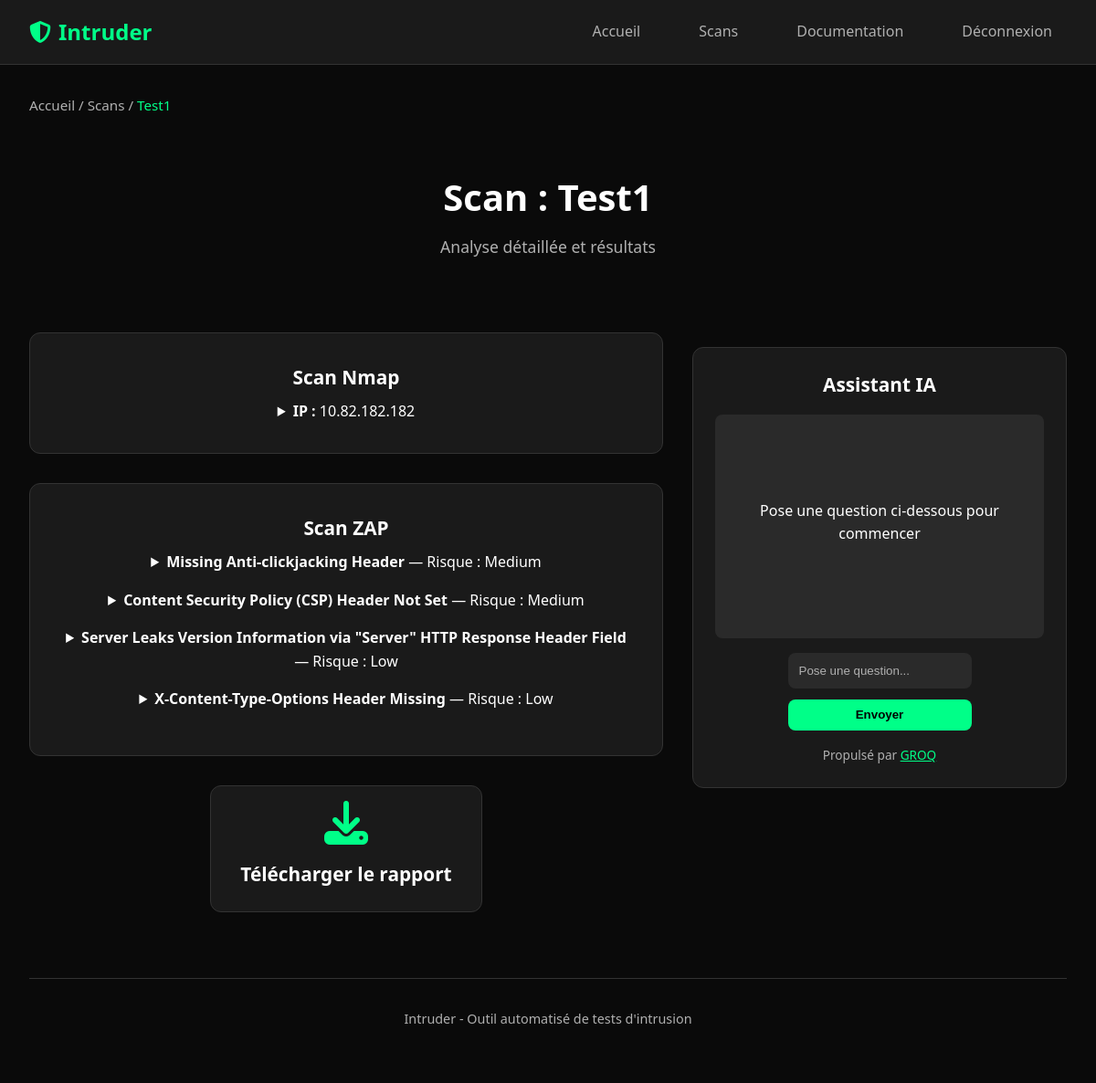
The page /home/scans/Test1 (signed in) on the database its author committed.
### tables this page shows
CREATE TABLE PROCESSES (
                    id INTEGER PRIMARY KEY AUTOINCREMENT,
                    processType TEXT NOT NULL, 
                    processOutput TEXT NOT NULL,
                    nameScan TEXT NOT NULL,
                    userId INTEGER,
                    FOREIGN KEY(nameScan) REFERENCES SCANS(scanName)
                );

### app/views.py (the view, shortened to what this page needs)
@views.route("/home/scans/<scanName>", methods=['POST', 'GET'])
@login_required
def scanDetail(scanName):
    scanDetail = getScansDetails(DB_PATH, scanName, current_user.id)
    scanDetail = convertTuples(scanDetail)
    apiKey = current_user.groqApi if current_user.groqApi else None
    return render_template("scanBase.html", scan = scanName, scansContent = scanDetail, user=current_user)

### app/__init__.py (called while the page is built)
def create_app():
    app = Flask(__name__)
    app.config['SECRET_KEY'] = "secretkey123"
    app.config["SQLALCHEMY_DATABASE_URI"] = f"sqlite:///{DB_PATH}"
    app.config['SESSION_COOKIE_SECURE'] = True
    app.config['SESSION_COOKIE_HTTPONLY'] = True
    init_db()
    db.init_app(app)
    from .auth import auth
    from .views import views
    app.register_blueprint(auth, url_prefix='/')
    app.register_blueprint(views, url_prefix='/')
    login_manager = LoginManager()
    login_manager.login_view = 'auth.login'
    login_manager.init_app(app)
    from .models import User
    @login_manager.user_loader
    def load_user(user_id):
        return User.query.get(int(user_id))
    return app

### app/templates/scanBase.html (shortened to what this page needs)
<!DOCTYPE html>
<html lang="fr">
<head>
    <link rel="stylesheet"  href="https://cdnjs.cloudflare.com/ajax/libs/font-awesome/6.5.0/css/all.min.css">
    <link rel="stylesheet" href="{{ url_for('static', filename='style.css') }}">
</head>
<body>
    <header>
        <nav>
            <div class="logo">
                <i class="fa-solid fa-shield-halved" style="color: #00ff88;"></i>
                Intruder
            </div>
            <ul class="nav-links">
               {% if user.is_authenticated %}
                <li><a href="/home">Accueil</a></li>
                <li><a href="/home/scans">Scans</a></li>
                <li><a href="/home/docs">Documentation</a></li>
                <li><a href="/logout" class="cta-link">Déconnexion</a></li>
                {% else %}
                <li><a href="/login" class="cta-link">Connexion</a></li>
                <li><a href="/register" class="cta-link">Inscription</a></li>
                {% endif %}
            </ul>
        </nav>
    </header>
    <div class="container">
        <div class="breadcrumb" style="margin-bottom: 1.5rem;">
            <a href="/home">Accueil</a> /
            <a href="/home/scans">Scans</a> /
            <a href="/home/scans/{{ scan }}" class="active">{{ scan }}</a>
        </div>
        <div class="page-header">
            <h1 class="page-title">Scan : {{ scan }}</h1>
            <p class="page-subtitle">Analyse détaillée et résultats</p>
        </div>
        <div style="display: flex; flex-wrap: wrap; gap: 2rem;">
            <div style="flex: 1 1 60%;">
                {% for detail in scansContent %}
                    <div class="action-card" style="margin-bottom: 2rem;">
                        {% if detail[1] == 'nmap' %}
                            <h2 class="action-title">Scan Nmap</h2>
                            {% if detail[2]|length == 0 %}
                                <p class="action-description">Aucune information intéressante trouvée ici</p>
                            {% else %}
                                {% set scan = detail[2][0] %}
                                <details>
                                    <summary><strong>IP :</strong> {{ scan["ip"] }}</summary>
                                </details>
                            {% endif %}
                        {% endif %}
                        {% if detail[1] == 'zap' %}
                            <h2 class="action-title">Scan ZAP</h2>
                            {% if detail[2]|length == 0 %}
                                <p class="action-description">Aucun résultat signalé.</p>
                            {% else %}
                                <ul>
                                    {% for alert in detail[2] %}
                                        <li style="margin-bottom: 1rem;">
                                            <details>
                                                <summary><strong>{{ alert.name }}</strong> — Risque : {{ alert.risk }}</summary>
                                            </details>
                                        </li>
                                    {% endfor %}
                                </ul>
                            {% endif %}
                        {% endif %}
                    </div>
                {% endfor %}
                <div style="text-align: center; margin-top: 2rem;">
                    <a href="/home/scans/{{ scan }}/export" class="action-card" style="display: inline-block; padding: 1rem 2rem;">
                        <i class="fas fa-download action-icon"></i>
                        <h3 class="action-title">Télécharger le rapport</h3>
                    </a>
                </div>
            </div>
            <div style="flex: 1 1 35%;">
                <div id="ai" class="action-card" style="padding: 1.5rem; margin-top: 1rem; position: sticky; top: 100px;">
                    <h2 class="action-title" style="margin-bottom: 1rem;">Assistant IA</h2>
                    <div id="aiResponse" style="margin-bottom: 1rem; max-height: 300px; overflow-y: auto; background: var(--accent-bg); padding: 1rem; border-radius: 8px; white-space: pre-wrap;">
                        {% if response %}
                            <p><strong>Utilisateur :</strong> {{ question }}</p>
                            <p><strong>IA :</strong> {{ response }}</p>
                        {% else %}
                            <p>Pose une question ci‑dessous pour commencer</p>
                        {% endif %}
                    </div>
                    <div id="aiFooter">
                        <form action="" id="aiForm" method="post" style="display: flex; flex-direction: column; gap: 0.75rem;">
                            <input type="text" id="aiInput" name="iaInput" placeholder="Pose une question..." required
                                style="padding: 0.75rem; border: none; border-radius: 8px; background: var(--accent-bg); color: var(--primary-text);">
                            <input type="submit" value="Envoyer" name="asking"
                                style="padding: 0.6rem; border: none; border-radius: 8px; background: var(--accent-color); color: #000; font-weight: bold; cursor: pointer;">
                        </form>
                        <p style="margin-top: 1rem; font-size: 0.85rem; color: var(--secondary-text);">
                            Propulsé par <a href="https://groq.com" target="_blank" style="color: var(--accent-color);">GROQ</a>
                        </p>
                    </div>
                </div>
            </div>
        </div>
        <div class="footer">
            <p class="footer-text">Intruder - Outil automatisé de tests d'intrusion</p>
        </div>
    </div>
</body>
</html>

### app/static/style.css (style rules this page uses)
* { margin: 0; padding: 0; box-sizing: border-box; }
:root { --primary-bg: #0a0a0a; --secondary-bg: #1a1a1a; --accent-bg: #2a2a2a; --primary-text: #ffffff; --secondary-text: #b0b0b0; --accent-color: #00ff88; --border-color: #333333; --hover-bg: #333333; }
body { font-family: 'Segoe UI', Tahoma, Geneva, Verdana, sans-serif; background: var(--primary-bg); color: var(--primary-text); line-height: 1.6; min-height: 100vh; }
header { background: var(--secondary-bg); border-bottom: 1px solid var(--border-color); position: sticky; top: 0; z-index: 100; }
nav { display: flex; justify-content: space-between; align-items: center; padding: 1rem 2rem; max-width: 1200px; margin: 0 auto; }
ul { list-style: none; }
.logo { font-size: 1.5rem; font-weight: bold; color: var(--accent-color); display: flex; align-items: center; gap: 0.5rem; }
.nav-links { display: flex; gap: 2rem; list-style: none; }
.nav-links a { color: var(--secondary-text); text-decoration: none; padding: 0.5rem 1rem; border-radius: 6px; transition: all 0.2s ease; }
.container { max-width: 1200px; margin: 0 auto; padding: 2rem; }
.page-header { text-align: center; margin-bottom: 3rem; padding: 2rem 0; }
.page-title { font-size: 2.5rem; margin-bottom: 0.5rem; color: var(--primary-text); }
.page-subtitle { color: var(--secondary-text); font-size: 1.1rem; }
.action-card { background: var(--secondary-bg); border: 1px solid var(--border-color); border-radius: 12px; padding: 2rem; text-decoration: none; color: var(--primary-text); transition: all 0.2s ease; display: flex; flex-direction: column; align-items: center; text-align: center; position: relative; overflow: hidden; }
.action-card::before { content: ''; position: absolute; top: 0; left: -100%; width: 100%; height: 2px; background: var(--accent-color); transition: left 0.3s ease; }
.action-icon { font-size: 3rem; color: var(--accent-color); margin-bottom: 1rem; }
.action-title { font-size: 1.3rem; margin-bottom: 0.5rem; font-weight: 600; }
.footer { margin-top: 4rem; padding: 2rem 0; text-align: center; border-top: 1px solid var(--border-color); }
.footer-text { color: var(--secondary-text); font-size: 0.9rem; }
#ai input[type="text"]::placeholder { color: var(--secondary-text); }
#aiResponse p { margin-bottom: 0.5rem; color: var(--primary-text); white-space: pre-wrap; word-wrap: break-word; }
.breadcrumb { font-size: 0.95rem; color: var(--secondary-text); margin-bottom: 1.5rem; }
.breadcrumb a { color: var(--secondary-text); text-decoration: none; transition: color 0.2s ease; }
.breadcrumb a.active { color: var(--accent-color); font-weight: 500; }
.page-header, .actions-grid { animation: fadeIn 0.8s ease; }

### rows shown on the page
PROCESSES: ip "10.82.182.182"
PROCESSES: name "Missing Anti-clickjacking Header" "Content Security Policy (CSP) Header Not Set" "Server Leaks Version Information via \"Server\" HTTP Response Header Field" "X-Content-Type-Options Header Missing", risk "Medium" "Medium" "Low" "Low"

### other values the page prints
{{ scan }} "Test1"
